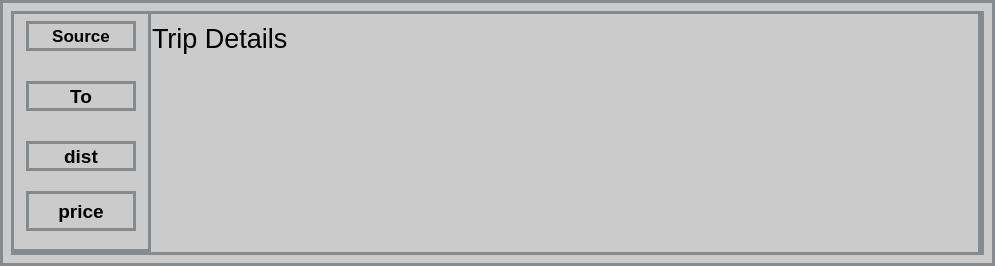
<?xml version="1.0" encoding="UTF-8"?>
<ui version="4.0">
 <class>tripscene</class>
 <widget class="QWidget" name="tripscene">
  <property name="geometry">
   <rect>
    <x>0</x>
    <y>0</y>
    <width>995</width>
    <height>266</height>
   </rect>
  </property>
  <property name="windowTitle">
   <string>Form</string>
  </property>
  <property name="styleSheet">
   <string notr="true">border: 3px solid black;
  padding: 2px;
border-color:rgb(133, 138, 143);
background-color: rgb(203, 203, 203); </string>
  </property>
  <layout class="QHBoxLayout" name="horizontalLayout_2">
   <item>
    <widget class="QWidget" name="widget_4" native="true">
     <property name="styleSheet">
      <string notr="true"/>
     </property>
     <widget class="QWidget" name="widget_5" native="true">
      <property name="geometry">
       <rect>
        <x>0</x>
        <y>0</y>
        <width>140</width>
        <height>241</height>
       </rect>
      </property>
      <widget class="QLabel" name="src">
       <property name="geometry">
        <rect>
         <x>15</x>
         <y>10</y>
         <width>110</width>
         <height>30</height>
        </rect>
       </property>
       <property name="font">
        <font>
         <pointsize>13</pointsize>
         <italic>false</italic>
         <bold>true</bold>
         <underline>false</underline>
         <strikeout>false</strikeout>
        </font>
       </property>
       <property name="styleSheet">
        <string notr="true">color: rgb(0, 0, 0);</string>
       </property>
       <property name="text">
        <string>Source</string>
       </property>
       <property name="alignment">
        <set>Qt::AlignCenter</set>
       </property>
      </widget>
      <widget class="QLabel" name="dist">
       <property name="geometry">
        <rect>
         <x>15</x>
         <y>130</y>
         <width>110</width>
         <height>30</height>
        </rect>
       </property>
       <property name="font">
        <font>
         <pointsize>14</pointsize>
         <bold>true</bold>
        </font>
       </property>
       <property name="styleSheet">
        <string notr="true">color: rgb(0, 0, 0);</string>
       </property>
       <property name="text">
        <string>dist</string>
       </property>
       <property name="alignment">
        <set>Qt::AlignCenter</set>
       </property>
      </widget>
      <widget class="QLabel" name="price">
       <property name="geometry">
        <rect>
         <x>15</x>
         <y>180</y>
         <width>110</width>
         <height>40</height>
        </rect>
       </property>
       <property name="font">
        <font>
         <pointsize>14</pointsize>
         <bold>true</bold>
        </font>
       </property>
       <property name="styleSheet">
        <string notr="true">color: rgb(0, 0, 0);</string>
       </property>
       <property name="text">
        <string>price</string>
       </property>
       <property name="alignment">
        <set>Qt::AlignCenter</set>
       </property>
      </widget>
      <widget class="QLabel" name="label_10">
       <property name="geometry">
        <rect>
         <x>15</x>
         <y>70</y>
         <width>110</width>
         <height>30</height>
        </rect>
       </property>
       <property name="font">
        <font>
         <pointsize>14</pointsize>
         <bold>true</bold>
        </font>
       </property>
       <property name="styleSheet">
        <string notr="true">color: rgb(0, 0, 0);</string>
       </property>
       <property name="text">
        <string>To</string>
       </property>
       <property name="alignment">
        <set>Qt::AlignCenter</set>
       </property>
      </widget>
     </widget>
     <widget class="QWidget" name="widget_6" native="true">
      <property name="geometry">
       <rect>
        <x>140</x>
        <y>0</y>
        <width>831</width>
        <height>241</height>
       </rect>
      </property>
      <property name="styleSheet">
       <string notr="true"/>
      </property>
      <widget class="QLabel" name="details">
       <property name="geometry">
        <rect>
         <x>-11</x>
         <y>0</y>
         <width>841</width>
         <height>266</height>
        </rect>
       </property>
       <property name="font">
        <font>
         <pointsize>20</pointsize>
        </font>
       </property>
       <property name="styleSheet">
        <string notr="true">color: rgb(0, 0, 0);</string>
       </property>
       <property name="text">
        <string>Trip Details</string>
       </property>
       <property name="alignment">
        <set>Qt::AlignLeading|Qt::AlignLeft|Qt::AlignTop</set>
       </property>
       <property name="wordWrap">
        <bool>true</bool>
       </property>
      </widget>
     </widget>
    </widget>
   </item>
  </layout>
 </widget>
 <resources/>
 <connections/>
</ui>
